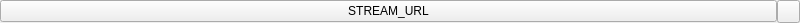
<?xml version="1.0" encoding="UTF-8"?>
<ui version="4.0">
 <class>m3u_element_gui</class>
 <widget class="QWidget" name="m3u_element_gui">
  <property name="geometry">
   <rect>
    <x>0</x>
    <y>0</y>
    <width>800</width>
    <height>23</height>
   </rect>
  </property>
  <property name="windowTitle">
   <string>Form</string>
  </property>
  <layout class="QHBoxLayout" name="horizontalLayout_2">
   <property name="spacing">
    <number>0</number>
   </property>
   <property name="leftMargin">
    <number>0</number>
   </property>
   <property name="topMargin">
    <number>0</number>
   </property>
   <property name="rightMargin">
    <number>0</number>
   </property>
   <property name="bottomMargin">
    <number>0</number>
   </property>
   <item>
    <widget class="QPushButton" name="btnStreamURL">
     <property name="text">
      <string>STREAM_URL</string>
     </property>
    </widget>
   </item>
   <item>
    <widget class="QPushButton" name="btnPlay">
     <property name="maximumSize">
      <size>
       <width>23</width>
       <height>23</height>
      </size>
     </property>
     <property name="text">
      <string/>
     </property>
     <property name="icon">
      <iconset resource="icons.qrc">
       <normaloff>:/icon/icons/play.png</normaloff>:/icon/icons/play.png</iconset>
     </property>
    </widget>
   </item>
  </layout>
 </widget>
 <resources>
  <include location="icons.qrc"/>
 </resources>
 <connections/>
</ui>
